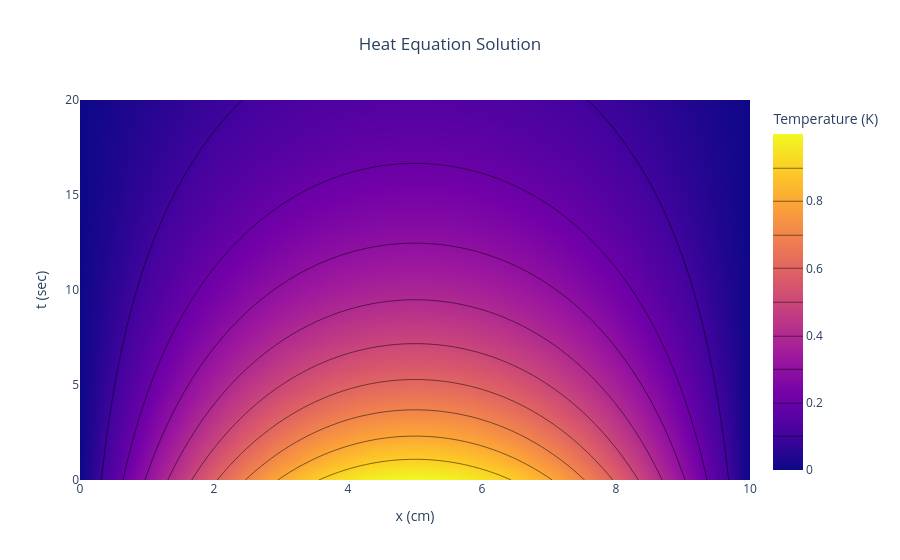
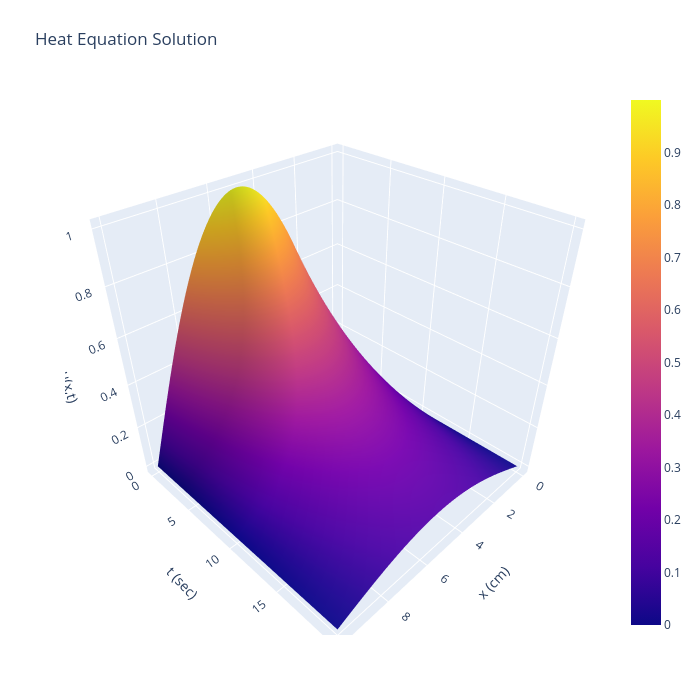

Here is the notebook cell these charts were saved with, in order:
### Markdown cell above
#### Problem 2
##### Numerically Graphing Solutions to 1D Heat Equation

### Code cell
import numpy as np
import plotly.graph_objects as go

k = 2.37 # W/cmK
rho = 2.7 #g/cm^3
c = 0.897 #J/gK
l = 10 #cm
m = 100 # num points

# Lists of data
x_list = np.linspace(0,l,m)
t_list = np.linspace(0,20,m)
u_list = np.empty((m,m))

# Function to solve heat equation
def u(x,t,k,rho,c,theta):
    """  
    Solution to the 1D heat equation given values of x,t and theta, 
    satisfying a dirichlet boundary condition and physical properties
    rho, c, k
    """
    return np.exp(-k*theta**2*t/(rho*c))*np.sin(theta*x)

# Iterating through values to solve
for i in range(len(x_list)):
    for j in range(len(t_list)):
        x = x_list[i]
        t = t_list[j]
        u_list[i,j] = u(x,t,k,rho,c,theta=np.pi/l)

# Creating contour plot
fig = go.Figure(data=[go.Contour(
    z=np.linalg.matrix_transpose(u_list),
    x=x_list, # sets the x coordinates
    y=t_list, # sets the y coordinates # customize the color scale
    contours=dict(
        showlabels=False, # show labels on contour lines
        coloring='heatmap', # use heatmap gradient coloring between lines
    ),
    colorbar=dict(
        title='Temperature (K)'
    )
)])

fig.update_layout(title=r'Heat Equation Solution', title_x=0.5)
fig.update_xaxes(title_text='x (cm)')
fig.update_yaxes(title_text='t (sec)')
fig.show()

# Creating 3D plot
fig = go.Figure(
    data=[go.Surface(x=x_list, y=t_list, z=np.transpose(u_list))]
)

fig.update_layout(
    title=dict(text='Heat Equation Solution'),
    autosize=False,
    width=700,
    height=700,
    margin=dict(l=65, r=50, b=65, t=90),
    scene=dict(
        xaxis_title='x (cm)',
        yaxis_title='t (sec)',
        zaxis_title='u(x,t)'
    )
)

fig.show()

### Figure 1 — Plotly figure (JSON) as saved in the notebook; plotly's stock layout.template omitted (floating-point values rounded to 4 significant figures; data arrays with more than 128 entries replaced by an {"elided": "..."} marker saying what was removed)
{"data": [{"colorbar": {"title": {"text": "Temperature (K)"}}, "contours": {"coloring": "heatmap", "showlabels": false}, "type": "contour", "x": [0.0, 0.101, 0.202, 0.303, 0.404, 0.5051, 0.6061, 0.7071, 0.8081, 0.9091, 1.01, 1.111, 1.212, 1.313, 1.414, 1.515, 1.616, 1.717, 1.818, 1.919, 2.02, 2.121, 2.222, 2.323, 2.424, 2.525, 2.626, 2.727, 2.828, 2.929, 3.03, 3.131, 3.232, 3.333, 3.434, 3.535, 3.636, 3.737, 3.838, 3.939, 4.04, 4.141, 4.242, 4.343, 4.444, 4.545, 4.646, 4.747, 4.848, 4.949, 5.051, 5.152, 5.253, 5.354, 5.455, 5.556, 5.657, 5.758, 5.859, 5.96, 6.061, 6.162, 6.263, 6.364, 6.465, 6.566, 6.667, 6.768, 6.869, 6.97, 7.071, 7.172, 7.273, 7.374, 7.475, 7.576, 7.677, 7.778, 7.879, 7.98, 8.081, 8.182, 8.283, 8.384, 8.485, 8.586, 8.687, 8.788, 8.889, 8.99, 9.091, 9.192, 9.293, 9.394, 9.495, 9.596, 9.697, 9.798, 9.899, 10.0], "y": [0.0, 0.202, 0.404, 0.6061, 0.8081, 1.01, 1.212, 1.414, 1.616, 1.818, 2.02, 2.222, 2.424, 2.626, 2.828, 3.03, 3.232, 3.434, 3.636, 3.838, 4.04, 4.242, 4.444, 4.646, 4.848, 5.051, 5.253, 5.455, 5.657, 5.859, 6.061, 6.263, 6.465, 6.667, 6.869, 7.071, 7.273, 7.475, 7.677, 7.879, 8.081, 8.283, 8.485, 8.687, 8.889, 9.091, 9.293, 9.495, 9.697, 9.899, 10.1, 10.3, 10.51, 10.71, 10.91, 11.11, 11.31, 11.52, 11.72, 11.92, 12.12, 12.32, 12.53, 12.73, 12.93, 13.13, 13.33, 13.54, 13.74, 13.94, 14.14, 14.34, 14.55, 14.75, 14.95, 15.15, 15.35, 15.56, 15.76, 15.96, 16.16, 16.36, 16.57, 16.77, 16.97, 17.17, 17.37, 17.58, 17.78, 17.98, 18.18, 18.38, 18.59, 18.79, 18.99, 19.19, 19.39, 19.6, 19.8, 20.0], "z": {"elided": "100x100 float values"}}], "layout": {"title": {"text": "Heat Equation Solution", "x": 0.5}, "xaxis": {"title": {"text": "x (cm)"}}, "yaxis": {"title": {"text": "t (sec)"}}}}

### Figure 2 — Plotly figure (JSON) as saved in the notebook; plotly's stock layout.template omitted (floating-point values rounded to 4 significant figures; data arrays with more than 128 entries replaced by an {"elided": "..."} marker saying what was removed)
{"data": [{"type": "surface", "x": [0.0, 0.101, 0.202, 0.303, 0.404, 0.5051, 0.6061, 0.7071, 0.8081, 0.9091, 1.01, 1.111, 1.212, 1.313, 1.414, 1.515, 1.616, 1.717, 1.818, 1.919, 2.02, 2.121, 2.222, 2.323, 2.424, 2.525, 2.626, 2.727, 2.828, 2.929, 3.03, 3.131, 3.232, 3.333, 3.434, 3.535, 3.636, 3.737, 3.838, 3.939, 4.04, 4.141, 4.242, 4.343, 4.444, 4.545, 4.646, 4.747, 4.848, 4.949, 5.051, 5.152, 5.253, 5.354, 5.455, 5.556, 5.657, 5.758, 5.859, 5.96, 6.061, 6.162, 6.263, 6.364, 6.465, 6.566, 6.667, 6.768, 6.869, 6.97, 7.071, 7.172, 7.273, 7.374, 7.475, 7.576, 7.677, 7.778, 7.879, 7.98, 8.081, 8.182, 8.283, 8.384, 8.485, 8.586, 8.687, 8.788, 8.889, 8.99, 9.091, 9.192, 9.293, 9.394, 9.495, 9.596, 9.697, 9.798, 9.899, 10.0], "y": [0.0, 0.202, 0.404, 0.6061, 0.8081, 1.01, 1.212, 1.414, 1.616, 1.818, 2.02, 2.222, 2.424, 2.626, 2.828, 3.03, 3.232, 3.434, 3.636, 3.838, 4.04, 4.242, 4.444, 4.646, 4.848, 5.051, 5.253, 5.455, 5.657, 5.859, 6.061, 6.263, 6.465, 6.667, 6.869, 7.071, 7.273, 7.475, 7.677, 7.879, 8.081, 8.283, 8.485, 8.687, 8.889, 9.091, 9.293, 9.495, 9.697, 9.899, 10.1, 10.3, 10.51, 10.71, 10.91, 11.11, 11.31, 11.52, 11.72, 11.92, 12.12, 12.32, 12.53, 12.73, 12.93, 13.13, 13.33, 13.54, 13.74, 13.94, 14.14, 14.34, 14.55, 14.75, 14.95, 15.15, 15.35, 15.56, 15.76, 15.96, 16.16, 16.36, 16.57, 16.77, 16.97, 17.17, 17.37, 17.58, 17.78, 17.98, 18.18, 18.38, 18.59, 18.79, 18.99, 19.19, 19.39, 19.6, 19.8, 20.0], "z": {"elided": "100x100 float values"}}], "layout": {"autosize": false, "height": 700, "margin": {"b": 65, "l": 65, "r": 50, "t": 90}, "scene": {"xaxis": {"title": {"text": "x (cm)"}}, "yaxis": {"title": {"text": "t (sec)"}}, "zaxis": {"title": {"text": "u(x,t)"}}}, "title": {"text": "Heat Equation Solution"}, "width": 700}}
